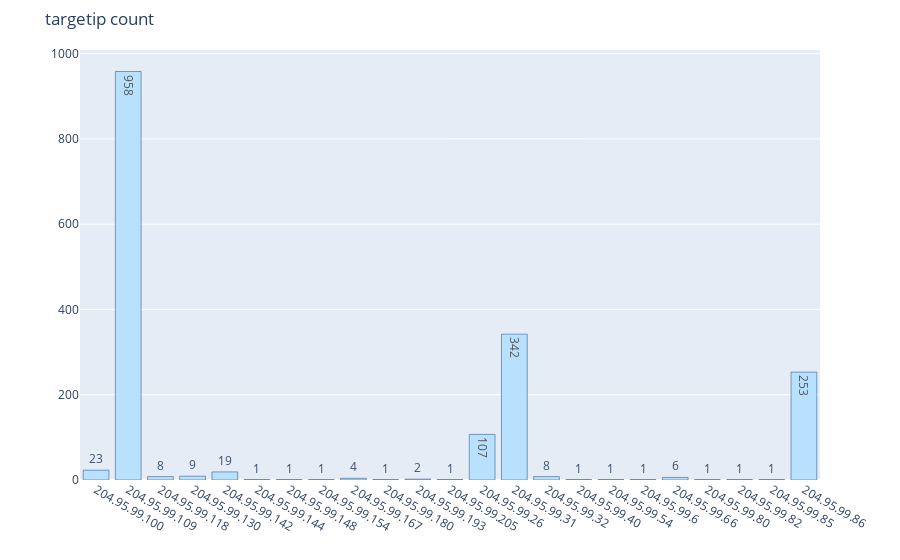

Write notebook code for a chart like this one.
### Code cell
targetip_unique, targetip_count = np.unique(ds['TargetIp'], return_counts = True)
data = [go.Bar(
            x=targetip_unique,
            y=targetip_count,
    text=targetip_count,
    textposition = 'auto',
            marker=dict(
                color='rgb(179, 224, 255)',
                line=dict(
                    color='rgb(8,48,107)',
                    width=0.5),
            ),
            opacity=0.9
)]
layout = go.Layout(
    title = 'targetip count',
     margin = dict(
        t = 50
    )
)
fig = go.Figure(data = data, layout = layout)
py.iplot(fig)

### Figure 1 — Plotly figure (JSON) as saved in the notebook; plotly's stock layout.template omitted (floating-point values rounded to 4 significant figures)
{"data": [{"marker": {"color": "rgb(179, 224, 255)", "line": {"color": "rgb(8,48,107)", "width": 0.5}}, "opacity": 0.9, "text": [23, 958, 8, 9, 19, 1, 1, 1, 4, 1, 2, 1, 107, 342, 8, 1, 1, 1, 6, 1, 1, 1, 253], "textposition": "auto", "x": ["204.95.99.100", "204.95.99.109", "204.95.99.118", "204.95.99.130", "204.95.99.142", "204.95.99.144", "204.95.99.148", "204.95.99.154", "204.95.99.167", "204.95.99.180", "204.95.99.193", "204.95.99.205", "204.95.99.26", "204.95.99.31", "204.95.99.32", "204.95.99.40", "204.95.99.54", "204.95.99.6", "204.95.99.66", "204.95.99.80", "204.95.99.82", "204.95.99.85", "204.95.99.86"], "y": [23, 958, 8, 9, 19, 1, 1, 1, 4, 1, 2, 1, 107, 342, 8, 1, 1, 1, 6, 1, 1, 1, 253], "type": "bar"}], "layout": {"margin": {"t": 50}, "title": {"text": "targetip count"}}}
